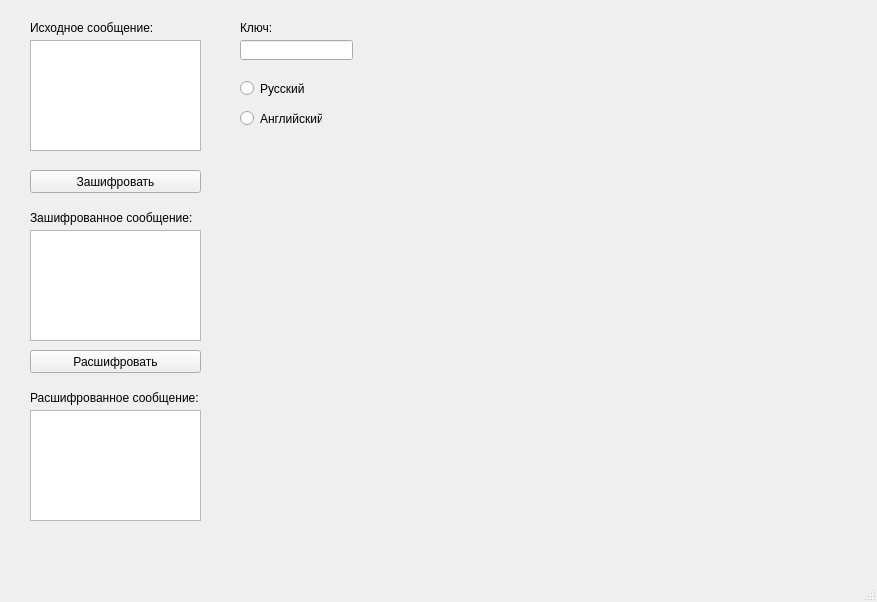
<?xml version="1.0" encoding="UTF-8"?>
<ui version="4.0">
 <class>MainWindow</class>
 <widget class="QMainWindow" name="MainWindow">
  <property name="geometry">
   <rect>
    <x>0</x>
    <y>0</y>
    <width>877</width>
    <height>602</height>
   </rect>
  </property>
  <property name="windowTitle">
   <string>Лабораторная работа №1</string>
  </property>
  <widget class="QWidget" name="centralwidget">
   <widget class="QPlainTextEdit" name="inputText">
    <property name="geometry">
     <rect>
      <x>30</x>
      <y>40</y>
      <width>171</width>
      <height>111</height>
     </rect>
    </property>
   </widget>
   <widget class="QLabel" name="inputLabel">
    <property name="geometry">
     <rect>
      <x>30</x>
      <y>20</y>
      <width>171</width>
      <height>16</height>
     </rect>
    </property>
    <property name="text">
     <string>Исходное сообщение:</string>
    </property>
   </widget>
   <widget class="QLabel" name="inputLabel_2">
    <property name="geometry">
     <rect>
      <x>240</x>
      <y>20</y>
      <width>81</width>
      <height>16</height>
     </rect>
    </property>
    <property name="text">
     <string>Ключ:</string>
    </property>
   </widget>
   <widget class="QLineEdit" name="keyText">
    <property name="geometry">
     <rect>
      <x>240</x>
      <y>40</y>
      <width>113</width>
      <height>20</height>
     </rect>
    </property>
   </widget>
   <widget class="QRadioButton" name="russianOption">
    <property name="geometry">
     <rect>
      <x>240</x>
      <y>80</y>
      <width>82</width>
      <height>17</height>
     </rect>
    </property>
    <property name="text">
     <string>Русский</string>
    </property>
    <attribute name="buttonGroup">
     <string notr="true">buttonGroup</string>
    </attribute>
   </widget>
   <widget class="QRadioButton" name="englishOption">
    <property name="geometry">
     <rect>
      <x>240</x>
      <y>110</y>
      <width>82</width>
      <height>17</height>
     </rect>
    </property>
    <property name="text">
     <string>Английский</string>
    </property>
    <attribute name="buttonGroup">
     <string notr="true">buttonGroup</string>
    </attribute>
   </widget>
   <widget class="QPushButton" name="encryptButton">
    <property name="geometry">
     <rect>
      <x>30</x>
      <y>170</y>
      <width>171</width>
      <height>23</height>
     </rect>
    </property>
    <property name="text">
     <string>Зашифровать</string>
    </property>
   </widget>
   <widget class="QLabel" name="outputText">
    <property name="geometry">
     <rect>
      <x>30</x>
      <y>210</y>
      <width>171</width>
      <height>16</height>
     </rect>
    </property>
    <property name="text">
     <string>Зашифрованное сообщение:</string>
    </property>
   </widget>
   <widget class="QPlainTextEdit" name="outputTextW">
    <property name="geometry">
     <rect>
      <x>30</x>
      <y>230</y>
      <width>171</width>
      <height>111</height>
     </rect>
    </property>
   </widget>
   <widget class="QPushButton" name="decryptButton">
    <property name="geometry">
     <rect>
      <x>30</x>
      <y>350</y>
      <width>171</width>
      <height>23</height>
     </rect>
    </property>
    <property name="text">
     <string>Расшифровать</string>
    </property>
   </widget>
   <widget class="QPlainTextEdit" name="outputTextW_2">
    <property name="geometry">
     <rect>
      <x>30</x>
      <y>410</y>
      <width>171</width>
      <height>111</height>
     </rect>
    </property>
   </widget>
   <widget class="QLabel" name="outputText_2">
    <property name="geometry">
     <rect>
      <x>30</x>
      <y>390</y>
      <width>171</width>
      <height>16</height>
     </rect>
    </property>
    <property name="text">
     <string>Расшифрованное сообщение:</string>
    </property>
   </widget>
  </widget>
  <widget class="QMenuBar" name="menubar">
   <property name="geometry">
    <rect>
     <x>0</x>
     <y>0</y>
     <width>877</width>
     <height>21</height>
    </rect>
   </property>
  </widget>
  <widget class="QStatusBar" name="statusbar"/>
 </widget>
 <resources/>
 <connections/>
 <buttongroups>
  <buttongroup name="buttonGroup"/>
 </buttongroups>
</ui>
